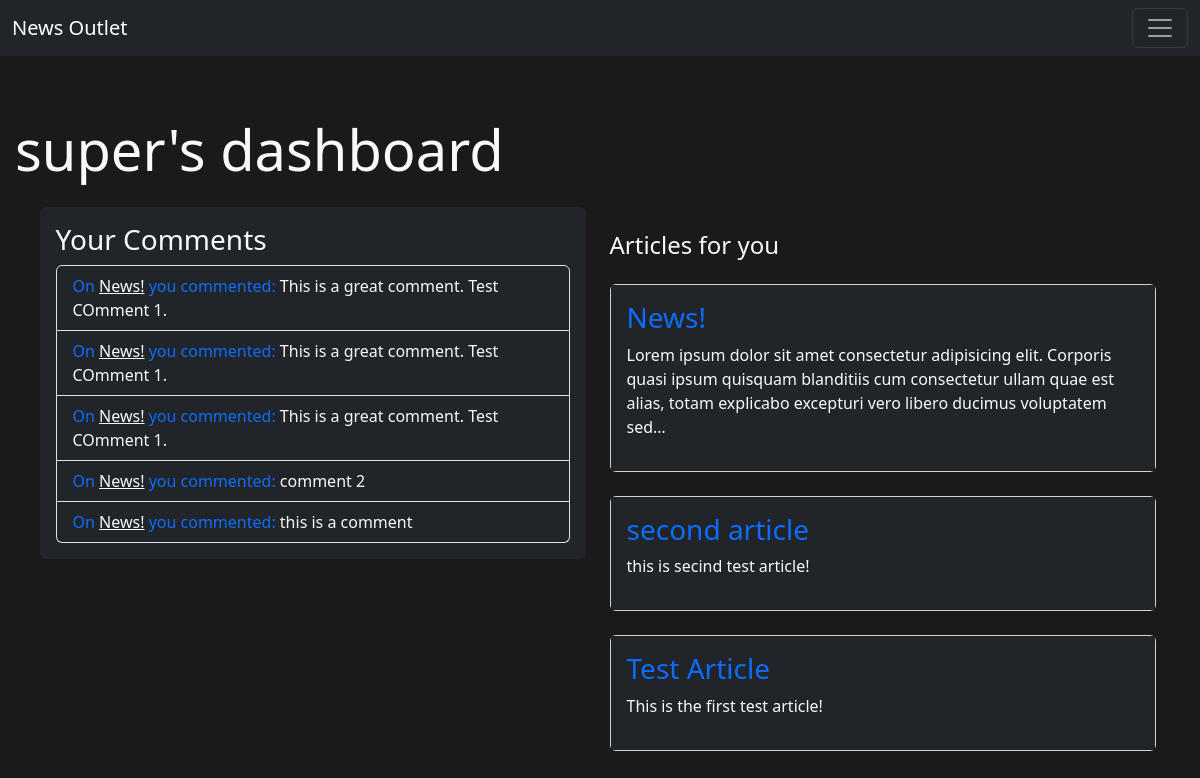
Before: /reader_dashboard/ (signed in) with the older database file.
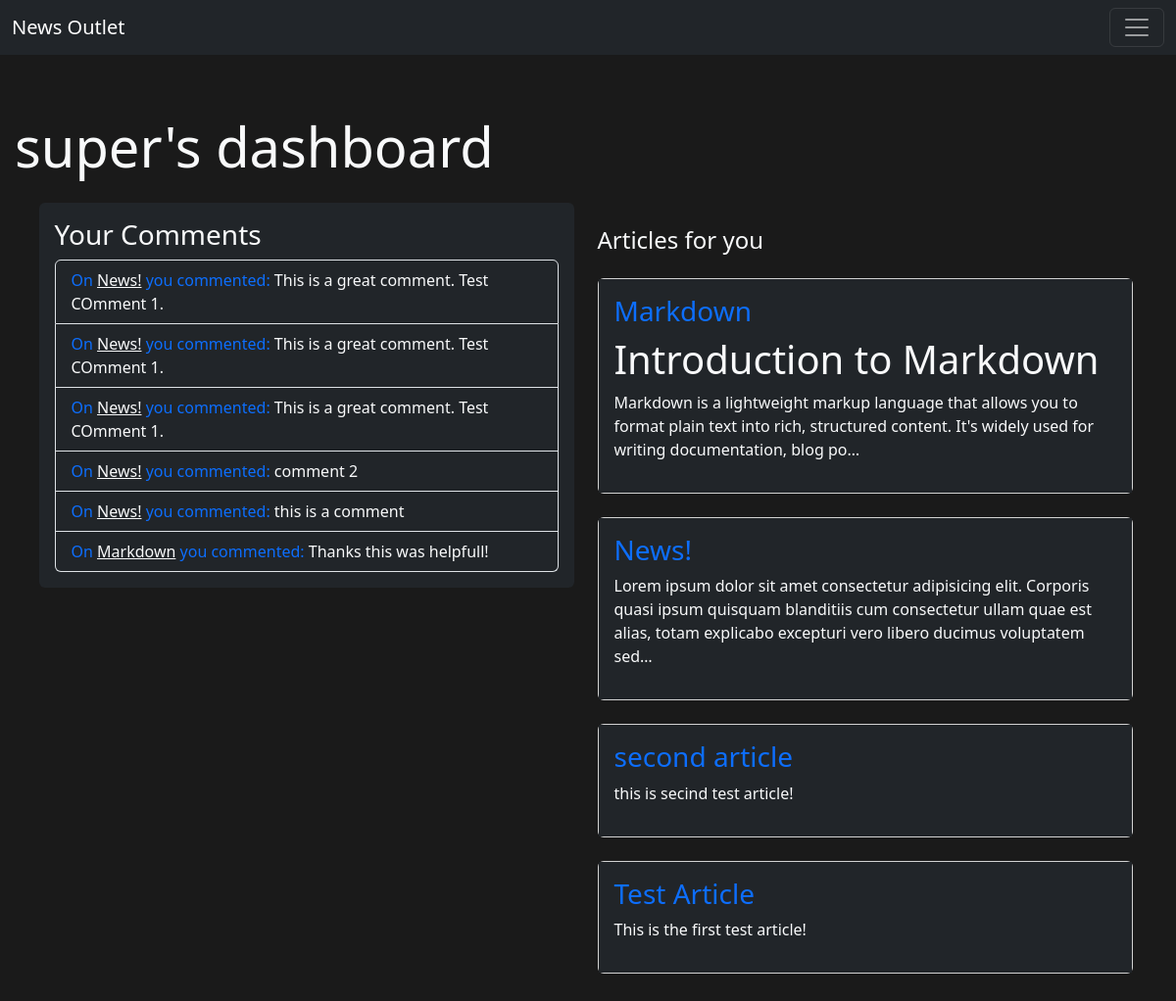
After: the same page with the newer database file.
### news_outlet/models.py (models this page shows, shortened)
class Comment(models.Model):
    article = models.ForeignKey(Article, on_delete=models.CASCADE)
    author = models.ForeignKey(User, on_delete=models.CASCADE)
    content = models.TextField()
    created_at = models.DateTimeField(auto_now_add=True)

class Article(models.Model):
    author = models.ForeignKey(User, on_delete=models.CASCADE)
    title = models.CharField(max_length=200)
    created_at = models.DateTimeField(auto_now_add=True)
    content = models.TextField()  # Store the article content in Markdown format
    bookmarked_by = models.ManyToManyField(User, related_name='bookmarked_articles', blank=True)
    def get_rendered_content(self):
        return markdown2.markdown(self.content)

### news_outlet/views.py (the view)
# urls.py: path('reader_dashboard/', views.reader_dashboard, name='reader_dashboard'),
@login_required
def reader_dashboard(request):
    articles = Article.objects.all().order_by("-created_at")
    context = {'articles': articles}
    return render(request, 'news_outlet/reader_dashboard.html', context)

### news_outlet/templates/news_outlet/reader_dashboard.html
{% extends 'news_outlet/layout.html' %}
{% block body %}
    <br><br><br>
    <h2 class="text-light display-4 my-4">
        {{ request.user.username }}'s dashboard
    </h2>
    <div class="container">
        <div class="row">
            <div class="col-md-6">
                <div class="bg-dark p-3 rounded">
                    <h3 class="text-light">Your Comments</h3>
                    <ul class="list-group">
                        {% for comment in request.user.comment_set.all %}
                            <li class="list-group-item bg-dark text-light">
                                <span class="text-primary">On</span>
                                <a href="{% url 'article_detail' comment.article.pk %}" class="text-light">{{ comment.article.title }}</a>
                                <span class="text-primary">you commented:</span>
                                {{ comment.content }}
                            </li>
                        {% endfor %}
                    </ul>
                </div>
            </div>
            <div class="col-md-6">
                <h4 class="text-light my-4">Articles for you</h4>
                {% for article in articles %}
                    <div class="card mb-4">
                        <div class="card-body bg-dark">
                            <h3 class="card-title "><a href="{% url 'article_detail' article.pk %}" style="text-decoration: none;" >{{article.title}}</a></h3>
                            <div class="card-text text-light white-space: pre-line">
                                {{ article.get_rendered_content|truncatechars:200|safe }}
                            </div>
                        </div>
                    </div>
                {% endfor %}
            </div>
        </div>
    </div>
{% endblock %}

Changed rows visible on the page:
added Comment: article "Markdown", content "Thanks this was helpfull!"
added Article: title "Markdown", get_rendered_content "Introduction to Markdown Markdown is a lightweight markup language that allows you to format plain text into rich, structured content. It's widely used for writing documentation, blog po…"
